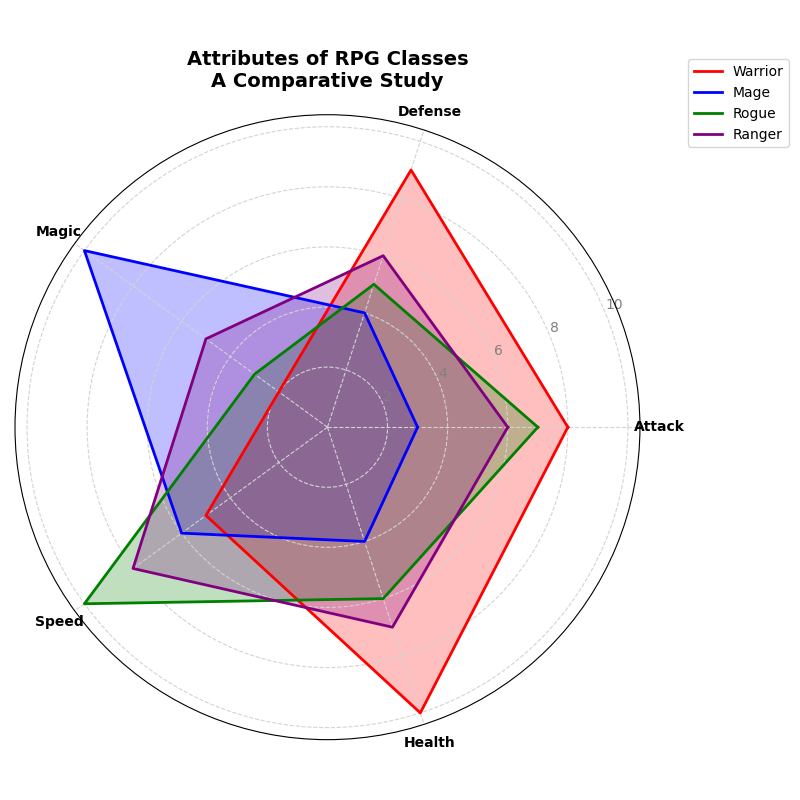

The Python source for this figure:
import numpy as np
import matplotlib.pyplot as plt
from math import pi

# Backstory:
# The chart below compares the primary attributes of different classes in a fantasy role-playing game.
# Each class has distinct strengths and weaknesses which are outlined in the radar chart.

# Define the categories and the number of parameters (spokes)
categories = ['Attack', 'Defense', 'Magic', 'Speed', 'Health']
num_vars = len(categories)

# Attributes for each class
warrior = [8, 9, 2, 5, 10]
mage = [3, 4, 10, 6, 4]
rogue = [7, 5, 3, 10, 6]
ranger = [6, 6, 5, 8, 7]

# Combine data for ease of iteration
data = [warrior, mage, rogue, ranger]
classes = ['Warrior', 'Mage', 'Rogue', 'Ranger']
colors = ['red', 'blue', 'green', 'purple']

# Calculate angles for each axis and make plot circular
angles = np.linspace(0, 2 * pi, num_vars, endpoint=False).tolist()
angles += angles[:1]

# Create a function to plot radar charts
def plot_radar_chart(ax, data, color, label):
    data += data[:1]
    ax.plot(angles, data, color=color, linewidth=2, linestyle='solid', label=label)
    ax.fill(angles, data, color=color, alpha=0.25)

# Initialize radar chart
fig, ax = plt.subplots(figsize=(8, 8), subplot_kw=dict(polar=True))

# Add each class' data to the radar chart
for idx, class_data in enumerate(data):
    plot_radar_chart(ax, class_data, colors[idx], classes[idx])

# Enhance visual elements
ax.set_yticks([2, 4, 6, 8, 10])  # Set y-ticks to provide scale indicators
ax.set_yticklabels([str(i) for i in range(2, 12, 2)], color='gray')
ax.set_xticks(angles[:-1])
ax.set_xticklabels(categories, fontsize=10, color='black', weight='bold')

# Add radial grid for better readability
ax.yaxis.grid(True, color='lightgray', linestyle='--')
ax.xaxis.grid(True, color='lightgray', linestyle='--')

# Title and annotations
plt.title('Attributes of RPG Classes\nA Comparative Study', size=14, weight='bold', pad=20)

# Add legend for clarity
ax.legend(loc='upper right', bbox_to_anchor=(1.25, 1.1), fontsize=10, frameon=True)

# Additional decorations
for label, angle in zip(ax.get_xticklabels(), angles):
    label.set_horizontalalignment('center')

# Improve layout with tight_layout to prevent overlapping
plt.tight_layout()

# Display the plot
plt.show()
